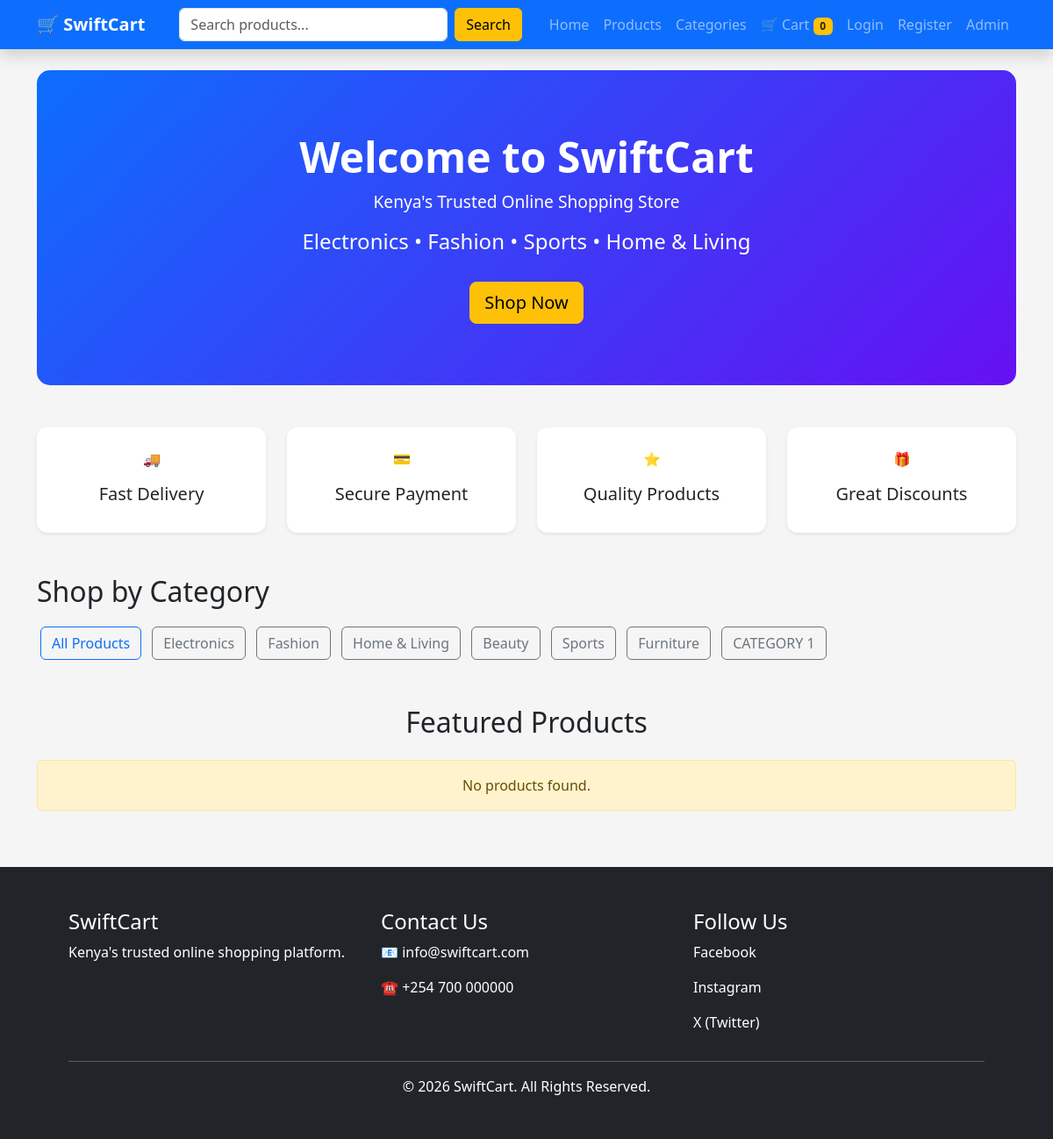
The app's page /category/2/ with its own data.
### store/models.py (models this page shows, shortened)
class Category(models.Model):
    name = models.CharField(max_length=100)

### store/views.py (the view)
def category_products(request, category_id):
    categories = Category.objects.all()
    selected_category = get_object_or_404(
        Category,
        id=category_id
    )
    products = Product.objects.filter(
        category=selected_category,
        available=True
    ).order_by("-created_at")
    return render(
        request,
        "home.html",
        {
            "products": products,
            "categories": categories,
            "selected_category": selected_category,
        },
    )

### store/context_processors.py (called while the page is built)
def cart_count(request):
    if request.user.is_authenticated:
        count = Cart.objects.filter(
            user=request.user
        ).count()
    else:
        count = 0
    return {
        'cart_count': count
    }

### templates/home.html (shortened to what this page needs)
{% extends 'base.html' %}
{% block content %}
<div class="hero text-center mb-5">
    <h1>Welcome to SwiftCart</h1>
    <p class="lead">
        Kenya's Trusted Online Shopping Store
    </p>
    <h4>
        Electronics • Fashion • Sports • Home & Living
    </h4>
    <a href="#products"
       class="btn btn-warning btn-lg mt-4">
        Shop Now
    </a>
</div>
<div class="row text-center mb-5">
    <div class="col-md-3">
        <div class="card p-4 shadow-sm">
            🚚
            <h5 class="mt-3">
                Fast Delivery
            </h5>
        </div>
    </div>
    <div class="col-md-3">
        <div class="card p-4 shadow-sm">
            💳
            <h5 class="mt-3">
                Secure Payment
            </h5>
        </div>
    </div>
    <div class="col-md-3">
        <div class="card p-4 shadow-sm">
            ⭐
            <h5 class="mt-3">
                Quality Products
            </h5>
        </div>
    </div>
    <div class="col-md-3">
        <div class="card p-4 shadow-sm">
            🎁
            <h5 class="mt-3">
                Great Discounts
            </h5>
        </div>
    </div>
</div>
<h2 id="categories" class="mb-3">
    Shop by Category
</h2>
<div class="mb-5">
    <a href="{% url 'home' %}"
       class="btn btn-outline-primary m-1">
        All Products
    </a>
    {% for category in categories %}
    <a href="{% url 'category_products' category.id %}"
       class="btn btn-outline-secondary m-1">
        {{ category.name }}
    </a>
    {% endfor %}
</div>
<h2 id="products"
    class="text-center mb-4">
    Featured Products
</h2>
<div class="row">
{% for product in products %}
<div class="col-lg-3 col-md-4 col-sm-6 mb-4">
    <div class="card h-100 shadow">
        <img
            src="{{ product.image.url }}"
            class="card-img-top"
            style="height:250px; object-fit:cover;">
        <div class="card-body">
            <h5>
                {{ product.name }}
            </h5>
            <p class="text-muted">
                {{ product.brand }}
            </p>
            <p class="text-warning fw-bold">
                ⭐ {{ product.average_rating }}/5
                <br>
                <small class="text-muted">
                    {{ product.review_count }} Review{{ product.review_count|pluralize }}
                </small>
            </p>
            <p>
                {{ product.description|truncatewords:12 }}
            </p>
            <h4 class="text-primary">
                KSh {{ product.price }}
            </h4>
            <p>
                <strong>Category:</strong>
                {{ product.category }}
            </p>
            {% if product.stock > 10 %}
                <span class="badge bg-success">
                    In Stock
                </span>
            {% elif product.stock > 0 %}
                <span class="badge bg-warning text-dark">
                    Only {{ product.stock }} left
                </span>
            {% else %}
                <span class="badge bg-danger">
                    Out of Stock
                </span>
            {% endif %}
        </div>
        <div class="card-footer bg-white">
            <a href="{% url 'product_detail' product.id %}"
               class="btn btn-primary w-100">
                View Product
            </a>
        </div>
    </div>
</div>
{% empty %}
<div class="col-12">
    <div class="alert alert-warning text-center">
        No products found.
    </div>
</div>
{% endfor %}
</div>
{% endblock %}

### static/css/style.css (style rules this page uses)
body { background:#f5f5f5; }
.hero { background:linear-gradient(135deg,#0d6efd,#6610f2); color:white; border-radius:15px; padding:70px 40px; }
.hero h1 { font-size:3rem; font-weight:bold; }
.hero p { font-size:1.2rem; }
.card { transition:.3s; border:none; border-radius:12px; }
html { scroll-behavior:smooth; }

### records on screen
Category: name "Electronics"
Category: name "Fashion"
Category: name "Home & Living"
Category: name "Beauty"
Category: name "Sports"
Category: name "Furniture"
Category: name "CATEGORY 1"

### other values on screen
{{ cart_count }} "0"
